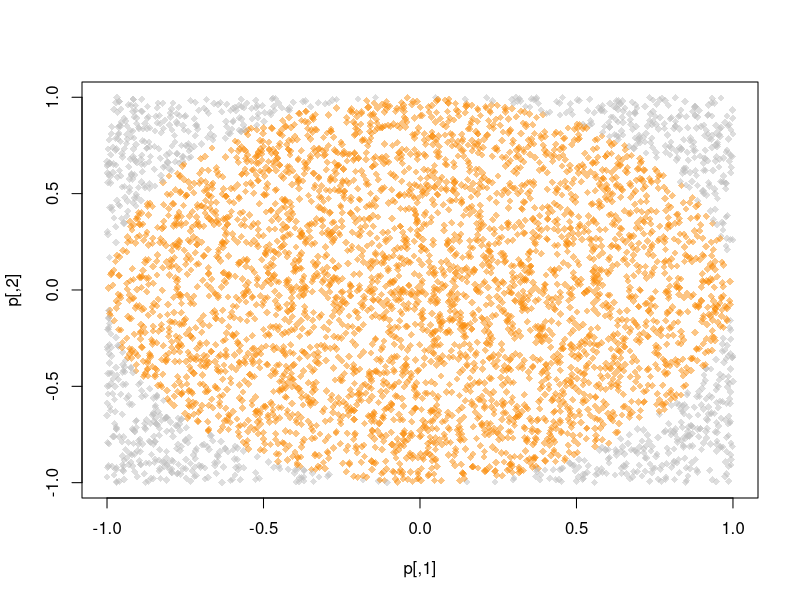

Generate this figure with R: (Note: this script raises an error after producing the figure.)
## ---- chunk 1
knitr::opts_chunk$set(echo = TRUE)
## ---- chunk 2
set.seed(1231)
p    <- matrix(runif(5e3*2, -1, 1), ncol=2)
pcol <- ifelse(sqrt(rowSums(p^2)) <= 1, adjustcolor(viridisLite::inferno(5)[4], .5), adjustcolor("gray", .5))
plot(p, col=pcol, pch=18)
## ---- chunk 3
# Simulador de Pi
pisim <- function(i, nsim) {  # Notar que el argumento `i` no se utiliza en la funcion
  # Puntos en el cuadrado unitario
  ans  <- matrix(runif(nsim*2), ncol=2)
  
  # Distancia al origen
  ans  <- sqrt(rowSums(ans^2))
  
  # Aproximacion de pi (1 cuarto de circulo)
  (sum(ans <= 1)*4)/nsim
}
## ---- chunk 4
library(parallel)
cl <- makePSOCKcluster(4L)
clusterSetRNGStream(cl, 8173748)

ans <- parSapply(cl, 1:4, pisim, nsim=100000)
mean(ans)

mclapply(1:4, pisim, mc.cores = 4L, nsim=100000)

stopCluster(cl)

## ---- chunk 5
mi_boot <- function(dat, stat, R, ncpus = 1L) {
  
  # Generando indices aleatorios
  n <- nrow(dat)
  idx <- matrix(sample.int(n, n*R, TRUE), nrow=n, ncol=R)
 
  # Creando cluster 
  # ..... ACA VA EL CODIGO PARA ARMAR EL CLUSTER
  
  # Llamando funcion
  # ...... ESTA FUNCION DEBE SER REEMPLAZADA POR parSapply...
  t(sapply(seq_len(R), function(i) {
    stat(dat[idx[,i], , drop=FALSE])
  }))
  
}
## ---- chunk 6
# Bootstrap the modelo OLS
mi_stat <- function(d) coef(lm(y ~ x, data=d))

# Simulando data
set.seed(1)
n <- 500; R <- 1e4

x <- cbind(rnorm(n)); y <- x*5 + rnorm(n)

# Chequeando que obtenemos datos razonables. Boot puede ser comparado con el 
# intervalo de confianza que obtenemos de la regresion lineal.
ans0 <- confint(lm(y~x))
ans1 <- mi_boot(dat = data.frame(x, y), mi_stat, R = R, ncpus = 2L)

# Comparando IC con el bootstrap rustico y el modelo OLS.
t(apply(ans1, 2, quantile, c(.025,.975)))
ans0
## ---- chunk 7
mi_boot <- function(dat, stat, R, ncpus = 1L) {
  
  # Generando indices aleatorios
  n <- nrow(dat)
  idx <- matrix(sample.int(n, n*R, TRUE), nrow=n, ncol=R)
 
  # Creando cluster 
  cl <- parallel::makePSOCKcluster(ncpus) # Generando instancias de R
  parallel::clusterSetRNGStream(cl, 123)  # Semilla
  on.exit(parallel::stopCluster(cl))      # Detener al salir
  
  # En el caso de PSOCK Cluster necesitamos exportar las variables a usar
  parallel::clusterExport(cl, c("dat", "stat", "idx", "R"), envir = environment())
  
  # Llamando funcion
  t(parallel::parSapply(cl, seq_len(R), function(i) {
    stat(dat[idx[,i], , drop=FALSE])
  }))
  
}
